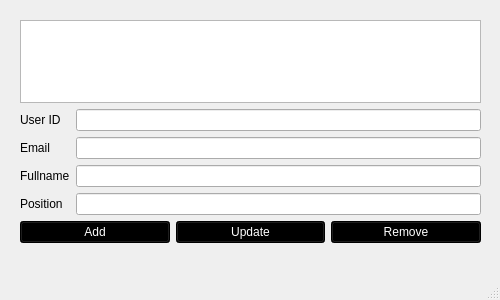
<?xml version="1.0" encoding="UTF-8"?>
<ui version="4.0">
 <class>MainWindow</class>
 <widget class="QMainWindow" name="MainWindow">
  <property name="geometry">
   <rect>
    <x>0</x>
    <y>0</y>
    <width>500</width>
    <height>300</height>
   </rect>
  </property>
  <property name="windowTitle">
   <string>MainWindow</string>
  </property>
  <widget class="QWidget" name="centralwidget">
   <widget class="QWidget" name="verticalLayoutWidget">
    <property name="geometry">
     <rect>
      <x>20</x>
      <y>20</y>
      <width>461</width>
      <height>223</height>
     </rect>
    </property>
    <layout class="QVBoxLayout" name="verticalLayout">
     <item>
      <widget class="QListWidget" name="listWidget"/>
     </item>
     <item>
      <layout class="QHBoxLayout" name="horizontalLayout">
       <item>
        <widget class="QLabel" name="userIdLabel">
         <property name="minimumSize">
          <size>
           <width>50</width>
           <height>0</height>
          </size>
         </property>
         <property name="text">
          <string>User ID</string>
         </property>
        </widget>
       </item>
       <item>
        <widget class="QLineEdit" name="userIdLineEdit"/>
       </item>
      </layout>
     </item>
     <item>
      <layout class="QHBoxLayout" name="horizontalLayout_3">
       <item>
        <widget class="QLabel" name="emailLabel">
         <property name="minimumSize">
          <size>
           <width>50</width>
           <height>0</height>
          </size>
         </property>
         <property name="text">
          <string>Email</string>
         </property>
        </widget>
       </item>
       <item>
        <widget class="QLineEdit" name="emailLineEdit"/>
       </item>
      </layout>
     </item>
     <item>
      <layout class="QHBoxLayout" name="horizontalLayout_4">
       <item>
        <widget class="QLabel" name="fullnameLabel">
         <property name="minimumSize">
          <size>
           <width>50</width>
           <height>0</height>
          </size>
         </property>
         <property name="text">
          <string>Fullname</string>
         </property>
        </widget>
       </item>
       <item>
        <widget class="QLineEdit" name="fullnameLineEdit"/>
       </item>
      </layout>
     </item>
     <item>
      <layout class="QHBoxLayout" name="horizontalLayout_2">
       <item>
        <widget class="QLabel" name="positionLabel">
         <property name="minimumSize">
          <size>
           <width>50</width>
           <height>0</height>
          </size>
         </property>
         <property name="text">
          <string>Position</string>
         </property>
        </widget>
       </item>
       <item>
        <widget class="QLineEdit" name="positionLineEdit"/>
       </item>
      </layout>
     </item>
     <item>
      <layout class="QHBoxLayout" name="horizontalLayout_5">
       <item>
        <widget class="QPushButton" name="addButton">
         <property name="styleSheet">
          <string notr="true">background-color: rgb(0, 0, 0);
color: rgb(255, 255, 255);</string>
         </property>
         <property name="text">
          <string>Add</string>
         </property>
        </widget>
       </item>
       <item>
        <widget class="QPushButton" name="updateButton">
         <property name="styleSheet">
          <string notr="true">background-color: rgb(0, 0, 0);
color: rgb(255, 255, 255);
</string>
         </property>
         <property name="text">
          <string>Update</string>
         </property>
        </widget>
       </item>
       <item>
        <widget class="QPushButton" name="removeButton">
         <property name="styleSheet">
          <string notr="true">background-color: rgb(0, 0, 0);
color: rgb(255, 255, 255);</string>
         </property>
         <property name="text">
          <string>Remove</string>
         </property>
        </widget>
       </item>
      </layout>
     </item>
    </layout>
   </widget>
  </widget>
  <widget class="QStatusBar" name="statusbar"/>
 </widget>
 <resources/>
 <connections/>
</ui>
